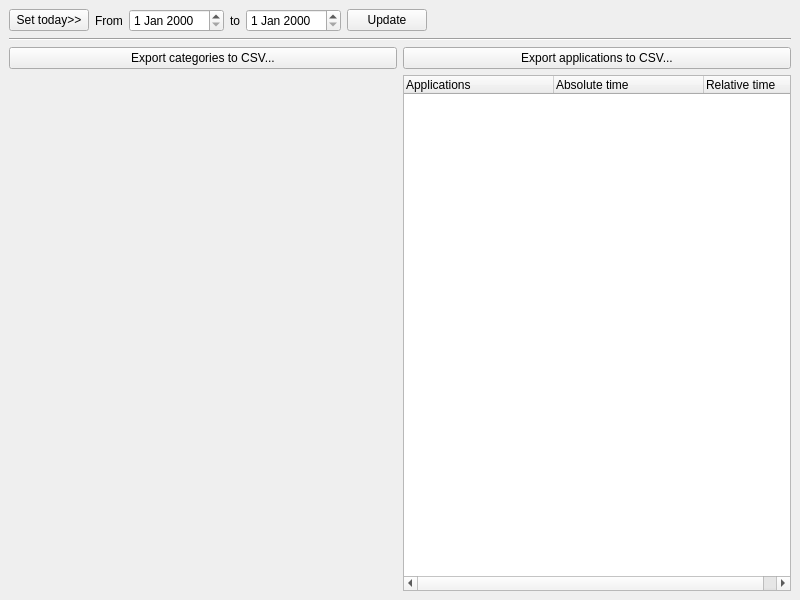
<?xml version="1.0" encoding="UTF-8"?>
<ui version="4.0">
 <class>StatisticWindow</class>
 <widget class="QMainWindow" name="StatisticWindow">
  <property name="geometry">
   <rect>
    <x>0</x>
    <y>0</y>
    <width>800</width>
    <height>600</height>
   </rect>
  </property>
  <property name="windowTitle">
   <string>Statistic</string>
  </property>
  <widget class="QWidget" name="centralwidget">
   <layout class="QVBoxLayout" name="verticalLayout_2">
    <item>
     <layout class="QVBoxLayout" name="verticalLayout">
      <item>
       <layout class="QHBoxLayout" name="horizontalLayout">
        <item>
         <widget class="QPushButton" name="pushButtonSetToday">
          <property name="text">
           <string>Set today&gt;&gt;</string>
          </property>
         </widget>
        </item>
        <item>
         <widget class="QLabel" name="label_2">
          <property name="text">
           <string>From</string>
          </property>
         </widget>
        </item>
        <item>
         <widget class="QDateEdit" name="dateEditFrom"/>
        </item>
        <item>
         <widget class="QLabel" name="label">
          <property name="text">
           <string>to</string>
          </property>
         </widget>
        </item>
        <item>
         <widget class="QDateEdit" name="dateEditTo"/>
        </item>
        <item>
         <widget class="QPushButton" name="pushButtonUpdate">
          <property name="text">
           <string>Update</string>
          </property>
         </widget>
        </item>
        <item>
         <spacer name="horizontalSpacer">
          <property name="orientation">
           <enum>Qt::Horizontal</enum>
          </property>
          <property name="sizeHint" stdset="0">
           <size>
            <width>40</width>
            <height>20</height>
           </size>
          </property>
         </spacer>
        </item>
       </layout>
      </item>
      <item>
       <widget class="Line" name="line">
        <property name="orientation">
         <enum>Qt::Horizontal</enum>
        </property>
       </widget>
      </item>
      <item>
       <layout class="QHBoxLayout" name="horizontalLayout_3">
        <item>
         <widget class="QPushButton" name="pushButtonExportCategoriesCSV">
          <property name="text">
           <string>Export categories to CSV...</string>
          </property>
         </widget>
        </item>
        <item>
         <widget class="QPushButton" name="pushButtonExportApplicationsCSV">
          <property name="text">
           <string>Export applications to CSV...</string>
          </property>
         </widget>
        </item>
       </layout>
      </item>
      <item>
       <layout class="QHBoxLayout" name="horizontalLayout_2">
        <property name="sizeConstraint">
         <enum>QLayout::SetFixedSize</enum>
        </property>
        <item>
         <widget class="cStatisticDiagramWidget" name="widgetDiagram" native="true">
          <property name="sizePolicy">
           <sizepolicy hsizetype="MinimumExpanding" vsizetype="Preferred">
            <horstretch>0</horstretch>
            <verstretch>0</verstretch>
           </sizepolicy>
          </property>
         </widget>
        </item>
        <item>
         <widget class="QTreeWidget" name="treeWidgetApplications">
          <property name="sizePolicy">
           <sizepolicy hsizetype="MinimumExpanding" vsizetype="Expanding">
            <horstretch>0</horstretch>
            <verstretch>0</verstretch>
           </sizepolicy>
          </property>
          <property name="columnCount">
           <number>3</number>
          </property>
          <attribute name="headerDefaultSectionSize">
           <number>150</number>
          </attribute>
          <attribute name="headerHighlightSections">
           <bool>true</bool>
          </attribute>
          <attribute name="headerShowSortIndicator" stdset="0">
           <bool>false</bool>
          </attribute>
          <column>
           <property name="text">
            <string notr="true">Applications</string>
           </property>
          </column>
          <column>
           <property name="text">
            <string>Absolute time</string>
           </property>
          </column>
          <column>
           <property name="text">
            <string>Relative time</string>
           </property>
          </column>
         </widget>
        </item>
       </layout>
      </item>
     </layout>
    </item>
   </layout>
  </widget>
 </widget>
 <customwidgets>
  <customwidget>
   <class>cStatisticDiagramWidget</class>
   <extends>QWidget</extends>
   <header>statisticwindow.h</header>
   <container>1</container>
  </customwidget>
 </customwidgets>
 <resources/>
 <connections/>
</ui>
